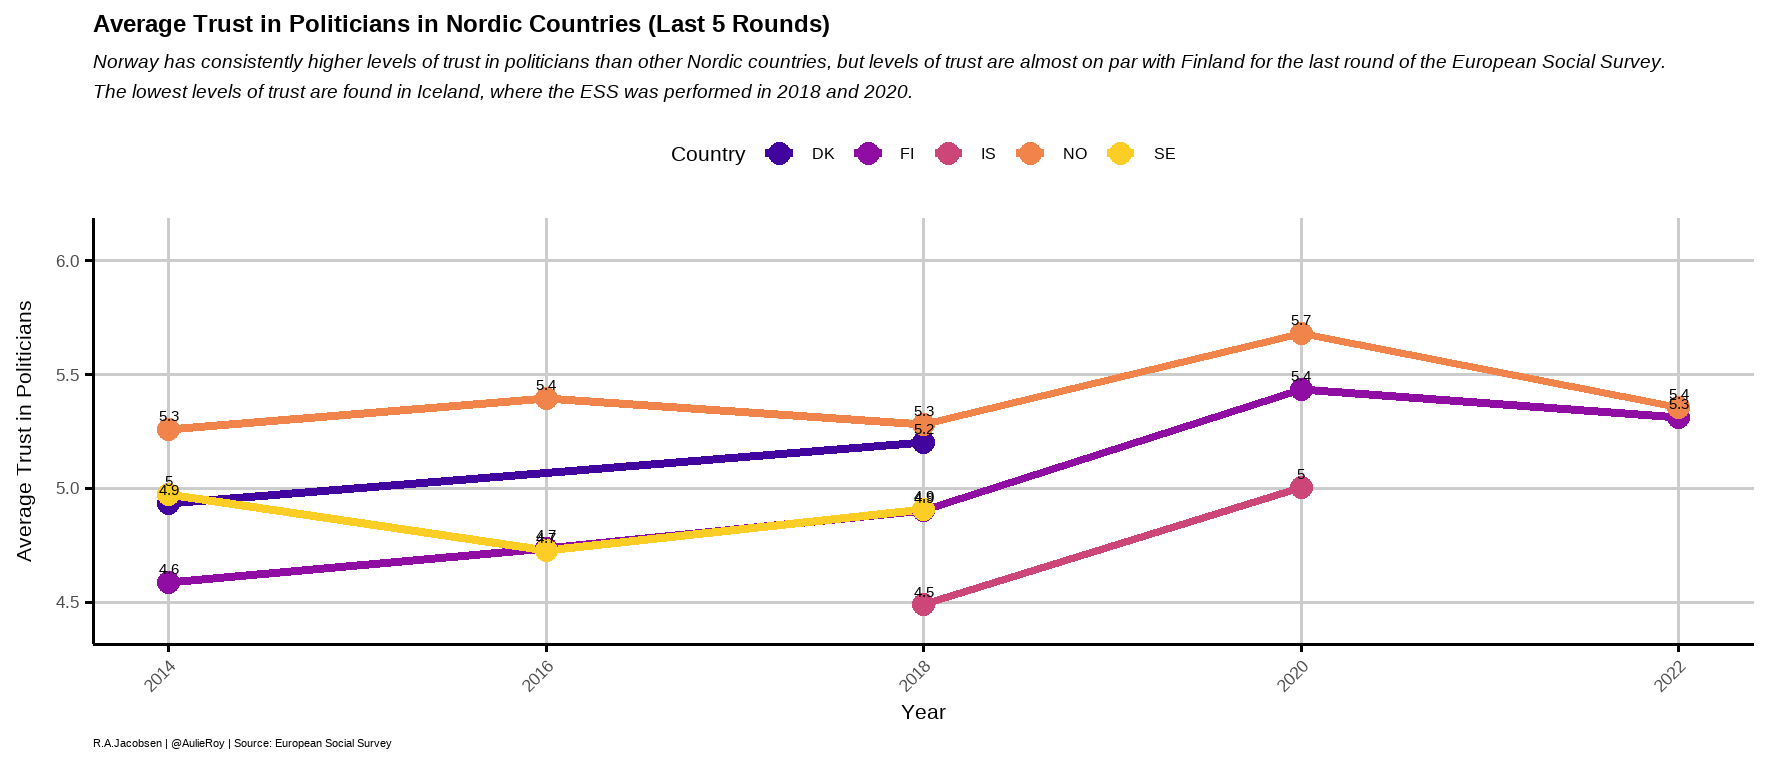

The R source for this figure:

# Data comes from the last five rounds of the European Social Survey.  
# Analysis was performed on September 30th, 2024. 
# All code is present within the R syntax file. 

# Load libraries
library(tidyverse)
library(haven)  
library(showtext)
library(viridis)

# Load data 
ess_data <- read_spss("C:/Users/roja006/OneDrive - Kristiania/[01] Kristiania/[29] Coding and Data/[03] Data/European Social Survey/ESS data/ESS data.sav")

# Wrangle data 
nordic_countries = c("DK", "IS", "FI", "SE", "NO")

ess_data <- 
  ess_data %>% 
  mutate(country = cntry) %>% 
  filter(country %in% nordic_countries)

ess_trust_politicians <- 
  ess_data %>% 
  mutate(year = 2002 + (essround - 1) * 2) %>%  
  filter(year >= max(year) - 8) %>% 
  group_by(year, country) %>%
  summarize(avg_trust_politicians = mean(trstplt, na.rm = TRUE)) %>%
  ungroup()

# Plot 
font_add_google("Lora", "lora")
showtext_auto()

ess_trust_politicians %>% 
  ggplot(aes(x = year, y = avg_trust_politicians, color = country, group = country)) +
  geom_line(size = 2) +  
  geom_point(size = 5, shape = 16) + 
  geom_text(aes(label = round(avg_trust_politicians, 1)), vjust = -0.8, size = 4, color = "black") + 
  labs(
    title = "Average Trust in Politicians in Nordic Countries (Last 5 Rounds)",
    subtitle = "Norway has consistently higher levels of trust in politicians than other Nordic countries, but levels of trust are almost on par with Finland for the last round of the European Social Survey. \nThe lowest levels of trust are found in Iceland, where the ESS was performed in 2018 and 2020.",
    caption = "R.A.Jacobsen | @AulieRoy | Source: European Social Survey",
    x = "Year",
    y = "Average Trust in Politicians",
    color = "Country"
  ) +
  scale_color_viridis_d(option = "C", begin = 0.1, end = 0.9) +  
  theme_minimal(base_size = 16) +
  theme(
    plot.title = element_text(face = "bold", size = 18, hjust = 0),
    plot.subtitle = element_text(size = 14, hjust = 0, face = "italic"),
    plot.caption = element_text(size = 8, hjust = 0),
    axis.text.x = element_text(angle = 45, hjust = 1),
    axis.title.y = element_text(margin = margin(r = 10)),
    panel.grid.major = element_line(color = "gray80"),
    panel.grid.minor = element_blank(),
    legend.position = "top",
    legend.text = element_text(size = 12),
    axis.line = element_line(color = "black"),  
    axis.ticks = element_line(color = "black")  
  ) +
  scale_y_continuous(labels = scales::number_format(accuracy = 0.1), limits = c(4.4, 6.1)) 
